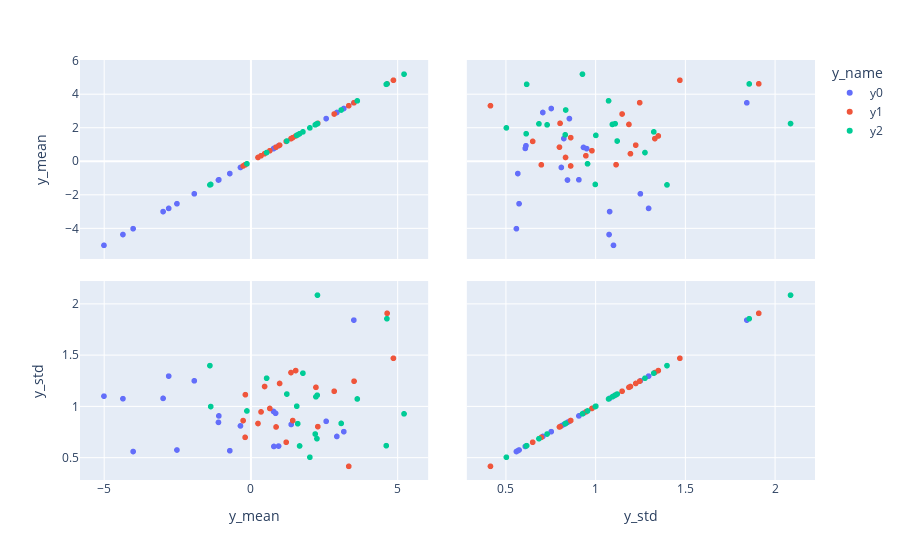

Notebook code for this chart:
### Code cell
##############################################################################
# Matrix of scatter plots
##############################################################################

px.scatter_matrix(
    noised_data_melted_stats, dimensions=['y_mean', 'y_std'], color='y_name')

### Figure 1 — Plotly figure (JSON) as saved in the notebook; plotly's stock layout.template omitted (floating-point values rounded to 4 significant figures)
{"data": [{"dimensions": [{"axis": {"matches": true}, "label": "y_mean", "values": [-5.008, -4.014, -4.361, -2.992, -2.801, -2.52, -1.091, -1.929, -1.104, -0.7176, -0.354, 0.784, 0.8429, 0.7726, 0.9443, 1.375, 2.567, 2.932, 3.51, 3.169]}, {"axis": {"matches": true}, "label": "y_std", "values": [1.102, 0.5604, 1.077, 1.08, 1.297, 0.5752, 0.9088, 1.252, 0.8453, 0.5682, 0.8109, 0.6098, 0.9344, 0.952, 0.6137, 0.8249, 0.8558, 0.7076, 1.845, 0.7547]}], "hovertemplate": "y_name=y0<br>%{xaxis.title.text}=%{x}<br>%{yaxis.title.text}=%{y}<extra></extra>", "legendgroup": "y0", "marker": {"color": "#636efa", "symbol": "circle"}, "name": "y0", "showlegend": true, "type": "splom"}, {"dimensions": [{"axis": {"matches": true}, "label": "y_mean", "values": [4.645, 3.518, 2.218, 2.282, 0.9792, 0.8596, 1.369, 0.6462, 0.3467, 1.204, -0.1872, 0.2432, -0.1953, 0.4676, -0.2638, 1.528, 1.427, 2.841, 3.337, 4.859]}, {"axis": {"matches": true}, "label": "y_std", "values": [1.912, 1.248, 1.188, 0.8037, 1.226, 0.8005, 1.332, 0.9815, 0.9477, 0.6512, 1.116, 0.8344, 0.6992, 1.196, 0.8628, 1.352, 0.8631, 1.15, 0.4157, 1.472]}], "hovertemplate": "y_name=y1<br>%{xaxis.title.text}=%{x}<br>%{yaxis.title.text}=%{y}<extra></extra>", "legendgroup": "y1", "marker": {"color": "#EF553B", "symbol": "circle"}, "name": "y1", "showlegend": true, "type": "splom"}, {"dimensions": [{"axis": {"matches": true}, "label": "y_mean", "values": [-1.368, -1.396, 0.5373, -0.1353, 1.564, 2.262, 1.661, 2.012, 2.218, 1.227, 2.194, 1.774, 1.597, 2.252, 2.27, 3.079, 3.628, 4.638, 4.616, 5.222]}, {"axis": {"matches": true}, "label": "y_std", "values": [1.0, 1.4, 1.277, 0.9569, 1.003, 1.111, 0.6148, 0.5045, 1.095, 1.122, 0.7315, 1.326, 0.8325, 0.686, 2.089, 0.8352, 1.074, 1.859, 0.6175, 0.9288]}], "hovertemplate": "y_name=y2<br>%{xaxis.title.text}=%{x}<br>%{yaxis.title.text}=%{y}<extra></extra>", "legendgroup": "y2", "marker": {"color": "#00cc96", "symbol": "circle"}, "name": "y2", "showlegend": true, "type": "splom"}], "layout": {"dragmode": "select", "legend": {"title": {"text": "y_name"}, "tracegroupgap": 0}, "margin": {"t": 60}}}
